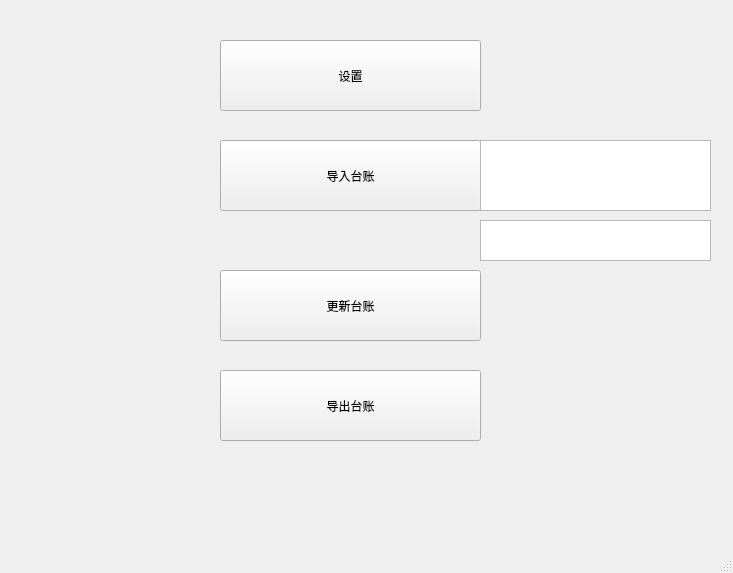
<?xml version="1.0" encoding="UTF-8"?>
<ui version="4.0">
 <class>MainWindow</class>
 <widget class="QMainWindow" name="MainWindow">
  <property name="geometry">
   <rect>
    <x>0</x>
    <y>0</y>
    <width>733</width>
    <height>573</height>
   </rect>
  </property>
  <property name="windowTitle">
   <string>MainWindow</string>
  </property>
  <widget class="QWidget" name="centralwidget">
   <widget class="QToolButton" name="settingButton">
    <property name="geometry">
     <rect>
      <x>220</x>
      <y>40</y>
      <width>261</width>
      <height>71</height>
     </rect>
    </property>
    <property name="text">
     <string>设置</string>
    </property>
    <property name="checkable">
     <bool>false</bool>
    </property>
   </widget>
   <widget class="QToolButton" name="importBookButton">
    <property name="geometry">
     <rect>
      <x>220</x>
      <y>140</y>
      <width>261</width>
      <height>71</height>
     </rect>
    </property>
    <property name="text">
     <string>导入台账</string>
    </property>
    <property name="checkable">
     <bool>false</bool>
    </property>
   </widget>
   <widget class="QToolButton" name="exportBookButton">
    <property name="geometry">
     <rect>
      <x>220</x>
      <y>370</y>
      <width>261</width>
      <height>71</height>
     </rect>
    </property>
    <property name="text">
     <string>导出台账</string>
    </property>
    <property name="checkable">
     <bool>false</bool>
    </property>
   </widget>
   <widget class="QToolButton" name="updateBookButton">
    <property name="geometry">
     <rect>
      <x>220</x>
      <y>270</y>
      <width>261</width>
      <height>71</height>
     </rect>
    </property>
    <property name="text">
     <string>更新台账</string>
    </property>
    <property name="checkable">
     <bool>false</bool>
    </property>
   </widget>
   <widget class="QTextBrowser" name="bookFilePathNameTextBrowser">
    <property name="geometry">
     <rect>
      <x>480</x>
      <y>140</y>
      <width>231</width>
      <height>71</height>
     </rect>
    </property>
   </widget>
   <widget class="QTextBrowser" name="bookNameTextBrowser">
    <property name="geometry">
     <rect>
      <x>480</x>
      <y>220</y>
      <width>231</width>
      <height>41</height>
     </rect>
    </property>
   </widget>
  </widget>
  <widget class="QMenuBar" name="menubar">
   <property name="geometry">
    <rect>
     <x>0</x>
     <y>0</y>
     <width>733</width>
     <height>23</height>
    </rect>
   </property>
  </widget>
  <widget class="QStatusBar" name="statusbar"/>
 </widget>
 <resources/>
 <connections/>
</ui>
